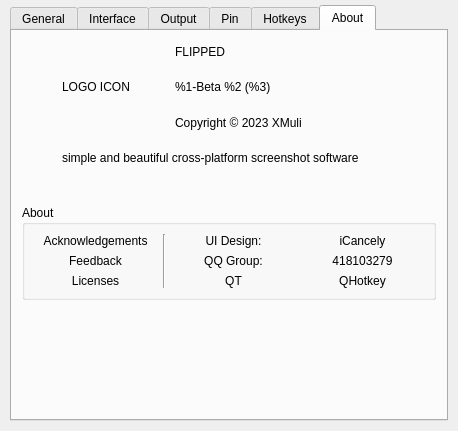
<?xml version="1.0" encoding="UTF-8"?>
<ui version="4.0">
 <class>PrefManage</class>
 <widget class="QWidget" name="PrefManage">
  <property name="geometry">
   <rect>
    <x>0</x>
    <y>0</y>
    <width>458</width>
    <height>431</height>
   </rect>
  </property>
  <property name="minimumSize">
   <size>
    <width>450</width>
    <height>0</height>
   </size>
  </property>
  <property name="windowTitle">
   <string>Form</string>
  </property>
  <layout class="QVBoxLayout" name="verticalLayout">
   <property name="spacing">
    <number>5</number>
   </property>
   <property name="leftMargin">
    <number>10</number>
   </property>
   <property name="topMargin">
    <number>5</number>
   </property>
   <property name="rightMargin">
    <number>10</number>
   </property>
   <property name="bottomMargin">
    <number>10</number>
   </property>
   <item>
    <widget class="QTabWidget" name="tabWidget">
     <property name="enabled">
      <bool>true</bool>
     </property>
     <property name="tabShape">
      <enum>QTabWidget::Rounded</enum>
     </property>
     <property name="currentIndex">
      <number>5</number>
     </property>
     <widget class="QWidget" name="tabGeneral">
      <attribute name="title">
       <string>General</string>
      </attribute>
      <layout class="QHBoxLayout" name="horizontalLayout_2">
       <item>
        <layout class="QGridLayout" name="gridLayout" rowstretch="1,1,1,1,3,0" columnstretch="2,3,1">
         <property name="leftMargin">
          <number>10</number>
         </property>
         <property name="topMargin">
          <number>5</number>
         </property>
         <property name="rightMargin">
          <number>10</number>
         </property>
         <property name="bottomMargin">
          <number>10</number>
         </property>
         <property name="spacing">
          <number>5</number>
         </property>
         <item row="2" column="1">
          <widget class="QCheckBox" name="checkBox">
           <property name="text">
            <string>Run on system startup</string>
           </property>
          </widget>
         </item>
         <item row="0" column="2">
          <spacer name="horizontalSpacer">
           <property name="orientation">
            <enum>Qt::Horizontal</enum>
           </property>
           <property name="sizeHint" stdset="0">
            <size>
             <width>40</width>
             <height>20</height>
            </size>
           </property>
          </spacer>
         </item>
         <item row="0" column="0">
          <widget class="QLabel" name="label">
           <property name="text">
            <string>Lanuage:</string>
           </property>
           <property name="alignment">
            <set>Qt::AlignRight|Qt::AlignTrailing|Qt::AlignVCenter</set>
           </property>
          </widget>
         </item>
         <item row="3" column="0">
          <widget class="QLabel" name="label_4">
           <property name="text">
            <string>Log Level:</string>
           </property>
           <property name="alignment">
            <set>Qt::AlignRight|Qt::AlignTrailing|Qt::AlignVCenter</set>
           </property>
          </widget>
         </item>
         <item row="3" column="1">
          <widget class="QComboBox" name="comboBox_2">
           <property name="maximumSize">
            <size>
             <width>80</width>
             <height>16777215</height>
            </size>
           </property>
          </widget>
         </item>
         <item row="1" column="1">
          <widget class="QPushButton" name="pushButton">
           <property name="maximumSize">
            <size>
             <width>80</width>
             <height>16777215</height>
            </size>
           </property>
           <property name="text">
            <string>PushButton</string>
           </property>
          </widget>
         </item>
         <item row="2" column="0">
          <widget class="QLabel" name="label_3">
           <property name="text">
            <string>Launch:</string>
           </property>
           <property name="alignment">
            <set>Qt::AlignRight|Qt::AlignTrailing|Qt::AlignVCenter</set>
           </property>
          </widget>
         </item>
         <item row="0" column="1">
          <widget class="QComboBox" name="comboBox">
           <property name="maximumSize">
            <size>
             <width>80</width>
             <height>16777215</height>
            </size>
           </property>
          </widget>
         </item>
         <item row="1" column="0">
          <widget class="QLabel" name="label_2">
           <property name="text">
            <string>Font:</string>
           </property>
           <property name="alignment">
            <set>Qt::AlignRight|Qt::AlignTrailing|Qt::AlignVCenter</set>
           </property>
          </widget>
         </item>
         <item row="4" column="1">
          <spacer name="verticalSpacer">
           <property name="orientation">
            <enum>Qt::Vertical</enum>
           </property>
           <property name="sizeHint" stdset="0">
            <size>
             <width>20</width>
             <height>40</height>
            </size>
           </property>
          </spacer>
         </item>
         <item row="5" column="0" colspan="3">
          <layout class="QHBoxLayout" name="horizontalLayout" stretch="7,0">
           <property name="spacing">
            <number>0</number>
           </property>
           <item>
            <spacer name="horizontalSpacer_2">
             <property name="orientation">
              <enum>Qt::Horizontal</enum>
             </property>
             <property name="sizeHint" stdset="0">
              <size>
               <width>40</width>
               <height>20</height>
              </size>
             </property>
            </spacer>
           </item>
           <item>
            <widget class="QPushButton" name="pushButton_2">
             <property name="maximumSize">
              <size>
               <width>80</width>
               <height>16777215</height>
              </size>
             </property>
             <property name="text">
              <string>Reset</string>
             </property>
            </widget>
           </item>
          </layout>
         </item>
        </layout>
       </item>
      </layout>
     </widget>
     <widget class="QWidget" name="tabInterface">
      <attribute name="title">
       <string>Interface</string>
      </attribute>
      <layout class="QHBoxLayout" name="horizontalLayout_4">
       <item>
        <layout class="QGridLayout" name="gridLayout_2" rowstretch="0,0,0,0,0,0,0,0,0,0,0,0" columnstretch="7,0,0">
         <property name="leftMargin">
          <number>10</number>
         </property>
         <property name="topMargin">
          <number>5</number>
         </property>
         <property name="rightMargin">
          <number>10</number>
         </property>
         <property name="bottomMargin">
          <number>10</number>
         </property>
         <property name="spacing">
          <number>5</number>
         </property>
         <item row="0" column="0">
          <widget class="QLabel" name="label_5">
           <property name="text">
            <string>Border Style:</string>
           </property>
           <property name="alignment">
            <set>Qt::AlignRight|Qt::AlignTrailing|Qt::AlignVCenter</set>
           </property>
          </widget>
         </item>
         <item row="6" column="0" colspan="3">
          <widget class="Line" name="line_2">
           <property name="orientation">
            <enum>Qt::Horizontal</enum>
           </property>
          </widget>
         </item>
         <item row="3" column="0" colspan="3">
          <widget class="Line" name="line">
           <property name="maximumSize">
            <size>
             <width>16777215</width>
             <height>3</height>
            </size>
           </property>
           <property name="orientation">
            <enum>Qt::Horizontal</enum>
           </property>
          </widget>
         </item>
         <item row="0" column="1">
          <widget class="QComboBox" name="comboBox_3">
           <property name="maximumSize">
            <size>
             <width>80</width>
             <height>16777215</height>
            </size>
           </property>
          </widget>
         </item>
         <item row="2" column="1">
          <widget class="QSpinBox" name="spinBox">
           <property name="maximumSize">
            <size>
             <width>80</width>
             <height>16777215</height>
            </size>
           </property>
           <property name="maximum">
            <number>100</number>
           </property>
          </widget>
         </item>
         <item row="9" column="1">
          <widget class="QCheckBox" name="checkBox_3">
           <property name="text">
            <string>Auto copy to clipboard</string>
           </property>
          </widget>
         </item>
         <item row="2" column="0">
          <widget class="QLabel" name="label_6">
           <property name="text">
            <string>Border Width:</string>
           </property>
           <property name="alignment">
            <set>Qt::AlignRight|Qt::AlignTrailing|Qt::AlignVCenter</set>
           </property>
          </widget>
         </item>
         <item row="4" column="0">
          <widget class="QLabel" name="label_7">
           <property name="text">
            <string>Crosshair Color:</string>
           </property>
           <property name="alignment">
            <set>Qt::AlignRight|Qt::AlignTrailing|Qt::AlignVCenter</set>
           </property>
          </widget>
         </item>
         <item row="11" column="0" colspan="3">
          <layout class="QHBoxLayout" name="horizontalLayout_3" stretch="7,3">
           <property name="spacing">
            <number>0</number>
           </property>
           <item>
            <spacer name="horizontalSpacer_3">
             <property name="orientation">
              <enum>Qt::Horizontal</enum>
             </property>
             <property name="sizeHint" stdset="0">
              <size>
               <width>40</width>
               <height>20</height>
              </size>
             </property>
            </spacer>
           </item>
           <item>
            <widget class="QPushButton" name="pushButton_3">
             <property name="maximumSize">
              <size>
               <width>80</width>
               <height>16777215</height>
              </size>
             </property>
             <property name="text">
              <string>Reset</string>
             </property>
            </widget>
           </item>
          </layout>
         </item>
         <item row="0" column="2">
          <spacer name="horizontalSpacer_4">
           <property name="orientation">
            <enum>Qt::Horizontal</enum>
           </property>
           <property name="sizeHint" stdset="0">
            <size>
             <width>40</width>
             <height>20</height>
            </size>
           </property>
          </spacer>
         </item>
         <item row="5" column="1">
          <widget class="QSpinBox" name="spinBox_2">
           <property name="maximumSize">
            <size>
             <width>80</width>
             <height>16777215</height>
            </size>
           </property>
           <property name="maximum">
            <number>100</number>
           </property>
          </widget>
         </item>
         <item row="1" column="0">
          <widget class="QLabel" name="label_8">
           <property name="text">
            <string>Border Color</string>
           </property>
           <property name="alignment">
            <set>Qt::AlignRight|Qt::AlignTrailing|Qt::AlignVCenter</set>
           </property>
          </widget>
         </item>
         <item row="10" column="1">
          <spacer name="verticalSpacer_2">
           <property name="orientation">
            <enum>Qt::Vertical</enum>
           </property>
           <property name="sizeHint" stdset="0">
            <size>
             <width>20</width>
             <height>40</height>
            </size>
           </property>
          </spacer>
         </item>
         <item row="7" column="1">
          <widget class="QCheckBox" name="checkBox_2">
           <property name="text">
            <string>Smart window</string>
           </property>
          </widget>
         </item>
         <item row="8" column="1">
          <widget class="QCheckBox" name="checkBox_4">
           <property name="text">
            <string>Crosshair</string>
           </property>
          </widget>
         </item>
         <item row="5" column="0">
          <widget class="QLabel" name="label_9">
           <property name="text">
            <string>Crosshair Width:</string>
           </property>
           <property name="alignment">
            <set>Qt::AlignRight|Qt::AlignTrailing|Qt::AlignVCenter</set>
           </property>
          </widget>
         </item>
        </layout>
       </item>
      </layout>
     </widget>
     <widget class="QWidget" name="tabOutput">
      <attribute name="title">
       <string>Output</string>
      </attribute>
      <layout class="QHBoxLayout" name="horizontalLayout_8">
       <item>
        <layout class="QGridLayout" name="gridLayout_3">
         <property name="leftMargin">
          <number>10</number>
         </property>
         <property name="topMargin">
          <number>5</number>
         </property>
         <property name="rightMargin">
          <number>10</number>
         </property>
         <property name="bottomMargin">
          <number>10</number>
         </property>
         <property name="spacing">
          <number>5</number>
         </property>
         <item row="0" column="0">
          <layout class="QHBoxLayout" name="horizontalLayout_5" stretch="1,1,2">
           <item>
            <widget class="QLabel" name="label_10">
             <property name="text">
              <string>Image quailty:</string>
             </property>
             <property name="alignment">
              <set>Qt::AlignLeading|Qt::AlignLeft|Qt::AlignVCenter</set>
             </property>
            </widget>
           </item>
           <item>
            <widget class="QSpinBox" name="spinBox_3"/>
           </item>
           <item>
            <spacer name="horizontalSpacer_5">
             <property name="orientation">
              <enum>Qt::Horizontal</enum>
             </property>
             <property name="sizeHint" stdset="0">
              <size>
               <width>40</width>
               <height>20</height>
              </size>
             </property>
            </spacer>
           </item>
          </layout>
         </item>
         <item row="4" column="0">
          <layout class="QHBoxLayout" name="horizontalLayout_6" stretch="7,0">
           <property name="spacing">
            <number>0</number>
           </property>
           <item>
            <spacer name="horizontalSpacer_6">
             <property name="orientation">
              <enum>Qt::Horizontal</enum>
             </property>
             <property name="sizeHint" stdset="0">
              <size>
               <width>40</width>
               <height>20</height>
              </size>
             </property>
            </spacer>
           </item>
           <item>
            <widget class="QPushButton" name="pushButton_4">
             <property name="maximumSize">
              <size>
               <width>80</width>
               <height>16777215</height>
              </size>
             </property>
             <property name="text">
              <string>Reset</string>
             </property>
            </widget>
           </item>
          </layout>
         </item>
         <item row="2" column="0">
          <widget class="QGroupBox" name="groupBox">
           <property name="title">
            <string>Path Save</string>
           </property>
           <layout class="QHBoxLayout" name="horizontalLayout_7">
            <item>
             <layout class="QGridLayout" name="gridLayout_4">
              <item row="7" column="2">
               <widget class="QPushButton" name="pushButton_5">
                <property name="maximumSize">
                 <size>
                  <width>80</width>
                  <height>16777215</height>
                 </size>
                </property>
                <property name="text">
                 <string>Change</string>
                </property>
               </widget>
              </item>
              <item row="11" column="0" colspan="3">
               <widget class="QLineEdit" name="lineEdit_4"/>
              </item>
              <item row="10" column="0" colspan="2">
               <widget class="QCheckBox" name="checkBox_5">
                <property name="text">
                 <string>Auto save</string>
                </property>
               </widget>
              </item>
              <item row="5" column="0" colspan="3">
               <widget class="QLineEdit" name="lineEdit_2"/>
              </item>
              <item row="3" column="2">
               <widget class="QPushButton" name="pushButton_6">
                <property name="maximumSize">
                 <size>
                  <width>80</width>
                  <height>16777215</height>
                 </size>
                </property>
                <property name="text">
                 <string>Change</string>
                </property>
               </widget>
              </item>
              <item row="1" column="0" colspan="3">
               <widget class="QLineEdit" name="lineEdit"/>
              </item>
              <item row="9" column="0">
               <spacer name="verticalSpacer_3">
                <property name="orientation">
                 <enum>Qt::Vertical</enum>
                </property>
                <property name="sizeHint" stdset="0">
                 <size>
                  <width>20</width>
                  <height>10</height>
                 </size>
                </property>
               </spacer>
              </item>
              <item row="7" column="0" colspan="2">
               <widget class="QCheckBox" name="checkBox_6">
                <property name="text">
                 <string>Quick save</string>
                </property>
               </widget>
              </item>
              <item row="4" column="0">
               <spacer name="verticalSpacer_4">
                <property name="orientation">
                 <enum>Qt::Vertical</enum>
                </property>
                <property name="sizeHint" stdset="0">
                 <size>
                  <width>20</width>
                  <height>10</height>
                 </size>
                </property>
               </spacer>
              </item>
              <item row="6" column="0">
               <spacer name="verticalSpacer_5">
                <property name="orientation">
                 <enum>Qt::Vertical</enum>
                </property>
                <property name="sizeHint" stdset="0">
                 <size>
                  <width>20</width>
                  <height>10</height>
                 </size>
                </property>
               </spacer>
              </item>
              <item row="10" column="2">
               <widget class="QPushButton" name="pushButton_7">
                <property name="maximumSize">
                 <size>
                  <width>80</width>
                  <height>16777215</height>
                 </size>
                </property>
                <property name="text">
                 <string>Change</string>
                </property>
               </widget>
              </item>
              <item row="8" column="0" colspan="3">
               <widget class="QLineEdit" name="lineEdit_3"/>
              </item>
              <item row="2" column="0">
               <spacer name="verticalSpacer_6">
                <property name="orientation">
                 <enum>Qt::Vertical</enum>
                </property>
                <property name="sizeHint" stdset="0">
                 <size>
                  <width>20</width>
                  <height>10</height>
                 </size>
                </property>
               </spacer>
              </item>
              <item row="3" column="0" colspan="2">
               <widget class="QLabel" name="label_11">
                <property name="text">
                 <string>Config</string>
                </property>
                <property name="alignment">
                 <set>Qt::AlignLeading|Qt::AlignLeft|Qt::AlignVCenter</set>
                </property>
               </widget>
              </item>
              <item row="0" column="0" colspan="2">
               <widget class="QLabel" name="label_12">
                <property name="text">
                 <string>File Name</string>
                </property>
                <property name="alignment">
                 <set>Qt::AlignLeading|Qt::AlignLeft|Qt::AlignVCenter</set>
                </property>
               </widget>
              </item>
             </layout>
            </item>
           </layout>
          </widget>
         </item>
         <item row="3" column="0">
          <spacer name="verticalSpacer_7">
           <property name="orientation">
            <enum>Qt::Vertical</enum>
           </property>
           <property name="sizeHint" stdset="0">
            <size>
             <width>20</width>
             <height>10</height>
            </size>
           </property>
          </spacer>
         </item>
         <item row="1" column="0">
          <spacer name="verticalSpacer_8">
           <property name="orientation">
            <enum>Qt::Vertical</enum>
           </property>
           <property name="sizeHint" stdset="0">
            <size>
             <width>20</width>
             <height>10</height>
            </size>
           </property>
          </spacer>
         </item>
        </layout>
       </item>
      </layout>
     </widget>
     <widget class="QWidget" name="tabPin">
      <attribute name="title">
       <string>Pin</string>
      </attribute>
      <layout class="QHBoxLayout" name="horizontalLayout_10">
       <item>
        <layout class="QGridLayout" name="gridLayout_5" columnstretch="1,1,4,1">
         <property name="leftMargin">
          <number>10</number>
         </property>
         <property name="topMargin">
          <number>5</number>
         </property>
         <property name="rightMargin">
          <number>10</number>
         </property>
         <property name="bottomMargin">
          <number>10</number>
         </property>
         <property name="spacing">
          <number>5</number>
         </property>
         <item row="0" column="1">
          <widget class="QLabel" name="label_13">
           <property name="text">
            <string>Opacity:</string>
           </property>
           <property name="alignment">
            <set>Qt::AlignRight|Qt::AlignTrailing|Qt::AlignVCenter</set>
           </property>
          </widget>
         </item>
         <item row="1" column="1">
          <widget class="QLabel" name="label_14">
           <property name="text">
            <string>Maximum size:</string>
           </property>
           <property name="alignment">
            <set>Qt::AlignRight|Qt::AlignTrailing|Qt::AlignVCenter</set>
           </property>
          </widget>
         </item>
         <item row="1" column="2">
          <widget class="QSpinBox" name="spinBox_4">
           <property name="maximumSize">
            <size>
             <width>80</width>
             <height>16777215</height>
            </size>
           </property>
           <property name="maximum">
            <number>100000</number>
           </property>
          </widget>
         </item>
         <item row="0" column="2">
          <widget class="QSpinBox" name="spinBox_5">
           <property name="maximumSize">
            <size>
             <width>80</width>
             <height>16777215</height>
            </size>
           </property>
           <property name="maximum">
            <number>100</number>
           </property>
          </widget>
         </item>
         <item row="0" column="3">
          <spacer name="horizontalSpacer_7">
           <property name="orientation">
            <enum>Qt::Horizontal</enum>
           </property>
           <property name="sizeHint" stdset="0">
            <size>
             <width>40</width>
             <height>20</height>
            </size>
           </property>
          </spacer>
         </item>
         <item row="2" column="1">
          <spacer name="verticalSpacer_9">
           <property name="orientation">
            <enum>Qt::Vertical</enum>
           </property>
           <property name="sizeHint" stdset="0">
            <size>
             <width>20</width>
             <height>40</height>
            </size>
           </property>
          </spacer>
         </item>
         <item row="0" column="0">
          <spacer name="horizontalSpacer_8">
           <property name="orientation">
            <enum>Qt::Horizontal</enum>
           </property>
           <property name="sizeHint" stdset="0">
            <size>
             <width>40</width>
             <height>20</height>
            </size>
           </property>
          </spacer>
         </item>
         <item row="3" column="0" colspan="4">
          <layout class="QHBoxLayout" name="horizontalLayout_9" stretch="7,0">
           <property name="spacing">
            <number>0</number>
           </property>
           <item>
            <spacer name="horizontalSpacer_9">
             <property name="orientation">
              <enum>Qt::Horizontal</enum>
             </property>
             <property name="sizeHint" stdset="0">
              <size>
               <width>40</width>
               <height>20</height>
              </size>
             </property>
            </spacer>
           </item>
           <item>
            <widget class="QPushButton" name="pushButton_8">
             <property name="maximumSize">
              <size>
               <width>80</width>
               <height>16777215</height>
              </size>
             </property>
             <property name="text">
              <string>Reset</string>
             </property>
            </widget>
           </item>
          </layout>
         </item>
        </layout>
       </item>
      </layout>
     </widget>
     <widget class="QWidget" name="tabHotkeys">
      <attribute name="title">
       <string>Hotkeys</string>
      </attribute>
      <layout class="QHBoxLayout" name="horizontalLayout_12">
       <item>
        <layout class="QGridLayout" name="gridLayout_6" columnminimumwidth="1,1,4">
         <property name="leftMargin">
          <number>10</number>
         </property>
         <property name="topMargin">
          <number>5</number>
         </property>
         <property name="rightMargin">
          <number>10</number>
         </property>
         <property name="bottomMargin">
          <number>10</number>
         </property>
         <property name="spacing">
          <number>5</number>
         </property>
         <item row="2" column="0" colspan="2">
          <widget class="QLabel" name="label_15">
           <property name="text">
            <string>Full screen capture:</string>
           </property>
           <property name="alignment">
            <set>Qt::AlignRight|Qt::AlignTrailing|Qt::AlignVCenter</set>
           </property>
          </widget>
         </item>
         <item row="1" column="0" colspan="2">
          <widget class="QLabel" name="label_16">
           <property name="text">
            <string>Delay capture:</string>
           </property>
           <property name="alignment">
            <set>Qt::AlignRight|Qt::AlignTrailing|Qt::AlignVCenter</set>
           </property>
          </widget>
         </item>
         <item row="3" column="2">
          <spacer name="horizontalSpacer_10">
           <property name="orientation">
            <enum>Qt::Horizontal</enum>
           </property>
           <property name="sizeHint" stdset="0">
            <size>
             <width>13</width>
             <height>17</height>
            </size>
           </property>
          </spacer>
         </item>
         <item row="4" column="0" colspan="3">
          <layout class="QHBoxLayout" name="horizontalLayout_11" stretch="7,0">
           <property name="spacing">
            <number>0</number>
           </property>
           <item>
            <spacer name="horizontalSpacer_11">
             <property name="orientation">
              <enum>Qt::Horizontal</enum>
             </property>
             <property name="sizeHint" stdset="0">
              <size>
               <width>40</width>
               <height>20</height>
              </size>
             </property>
            </spacer>
           </item>
           <item>
            <widget class="QPushButton" name="pushButton_9">
             <property name="maximumSize">
              <size>
               <width>80</width>
               <height>16777215</height>
              </size>
             </property>
             <property name="text">
              <string>Reset</string>
             </property>
            </widget>
           </item>
          </layout>
         </item>
         <item row="0" column="0" colspan="2">
          <widget class="QLabel" name="label_17">
           <property name="text">
            <string>Capture:</string>
           </property>
           <property name="alignment">
            <set>Qt::AlignRight|Qt::AlignTrailing|Qt::AlignVCenter</set>
           </property>
          </widget>
         </item>
         <item row="3" column="0">
          <spacer name="verticalSpacer_10">
           <property name="orientation">
            <enum>Qt::Vertical</enum>
           </property>
           <property name="sizeHint" stdset="0">
            <size>
             <width>1</width>
             <height>20</height>
            </size>
           </property>
          </spacer>
         </item>
        </layout>
       </item>
      </layout>
     </widget>
     <widget class="QWidget" name="tabAbout">
      <attribute name="title">
       <string>About</string>
      </attribute>
      <layout class="QVBoxLayout" name="verticalLayout_2" stretch="5,1,3,4">
       <property name="spacing">
        <number>5</number>
       </property>
       <property name="leftMargin">
        <number>10</number>
       </property>
       <property name="topMargin">
        <number>5</number>
       </property>
       <property name="rightMargin">
        <number>10</number>
       </property>
       <property name="bottomMargin">
        <number>10</number>
       </property>
       <item>
        <layout class="QHBoxLayout" name="horizontalLayout_14" stretch="0,10,0">
         <property name="spacing">
          <number>5</number>
         </property>
         <item>
          <spacer name="horizontalSpacer_12">
           <property name="orientation">
            <enum>Qt::Horizontal</enum>
           </property>
           <property name="sizeHint" stdset="0">
            <size>
             <width>40</width>
             <height>20</height>
            </size>
           </property>
          </spacer>
         </item>
         <item>
          <layout class="QGridLayout" name="gridLayout_8">
           <item row="0" column="1">
            <widget class="QLabel" name="label_27">
             <property name="text">
              <string>FLIPPED</string>
             </property>
            </widget>
           </item>
           <item row="1" column="1" colspan="2">
            <widget class="QLabel" name="label_28">
             <property name="text">
              <string>%1-Beta %2 (%3)</string>
             </property>
            </widget>
           </item>
           <item row="3" column="0" colspan="3">
            <widget class="QLabel" name="label_29">
             <property name="text">
              <string>simple and beautiful cross-platform screenshot software</string>
             </property>
            </widget>
           </item>
           <item row="2" column="1" colspan="2">
            <widget class="QLabel" name="label_30">
             <property name="text">
              <string>Copyright © 2023 XMuli</string>
             </property>
            </widget>
           </item>
           <item row="0" column="0" rowspan="3">
            <widget class="QLabel" name="label_31">
             <property name="text">
              <string>LOGO ICON</string>
             </property>
            </widget>
           </item>
          </layout>
         </item>
         <item>
          <spacer name="horizontalSpacer_13">
           <property name="orientation">
            <enum>Qt::Horizontal</enum>
           </property>
           <property name="sizeHint" stdset="0">
            <size>
             <width>40</width>
             <height>20</height>
            </size>
           </property>
          </spacer>
         </item>
        </layout>
       </item>
       <item>
        <spacer name="verticalSpacer_11">
         <property name="orientation">
          <enum>Qt::Vertical</enum>
         </property>
         <property name="sizeHint" stdset="0">
          <size>
           <width>13</width>
           <height>23</height>
          </size>
         </property>
        </spacer>
       </item>
       <item>
        <widget class="QGroupBox" name="groupBox_2">
         <property name="title">
          <string>About</string>
         </property>
         <layout class="QHBoxLayout" name="horizontalLayout_13">
          <item>
           <layout class="QGridLayout" name="gridLayout_7">
            <item row="0" column="0">
             <widget class="QLabel" name="label_21">
              <property name="text">
               <string>Acknowledgements</string>
              </property>
              <property name="alignment">
               <set>Qt::AlignCenter</set>
              </property>
             </widget>
            </item>
            <item row="0" column="1" rowspan="3">
             <widget class="Line" name="line_3">
              <property name="orientation">
               <enum>Qt::Vertical</enum>
              </property>
             </widget>
            </item>
            <item row="0" column="2">
             <widget class="QLabel" name="label_22">
              <property name="text">
               <string>UI Design:</string>
              </property>
              <property name="alignment">
               <set>Qt::AlignCenter</set>
              </property>
             </widget>
            </item>
            <item row="0" column="3">
             <widget class="QLabel" name="label_23">
              <property name="text">
               <string>iCancely</string>
              </property>
              <property name="alignment">
               <set>Qt::AlignCenter</set>
              </property>
             </widget>
            </item>
            <item row="1" column="0">
             <widget class="QLabel" name="label_18">
              <property name="text">
               <string>Feedback</string>
              </property>
              <property name="alignment">
               <set>Qt::AlignCenter</set>
              </property>
             </widget>
            </item>
            <item row="1" column="2">
             <widget class="QLabel" name="label_19">
              <property name="text">
               <string>QQ Group:</string>
              </property>
              <property name="alignment">
               <set>Qt::AlignCenter</set>
              </property>
             </widget>
            </item>
            <item row="1" column="3">
             <widget class="QLabel" name="label_20">
              <property name="text">
               <string>418103279</string>
              </property>
              <property name="alignment">
               <set>Qt::AlignCenter</set>
              </property>
              <property name="openExternalLinks">
               <bool>true</bool>
              </property>
             </widget>
            </item>
            <item row="2" column="0">
             <widget class="QLabel" name="label_24">
              <property name="text">
               <string>Licenses</string>
              </property>
              <property name="alignment">
               <set>Qt::AlignCenter</set>
              </property>
             </widget>
            </item>
            <item row="2" column="2">
             <widget class="QLabel" name="label_25">
              <property name="text">
               <string>QT</string>
              </property>
              <property name="alignment">
               <set>Qt::AlignCenter</set>
              </property>
             </widget>
            </item>
            <item row="2" column="3">
             <widget class="QLabel" name="label_26">
              <property name="text">
               <string>QHotkey</string>
              </property>
              <property name="alignment">
               <set>Qt::AlignCenter</set>
              </property>
             </widget>
            </item>
           </layout>
          </item>
         </layout>
        </widget>
       </item>
       <item>
        <spacer name="verticalSpacer_13">
         <property name="orientation">
          <enum>Qt::Vertical</enum>
         </property>
         <property name="sizeHint" stdset="0">
          <size>
           <width>20</width>
           <height>40</height>
          </size>
         </property>
        </spacer>
       </item>
      </layout>
     </widget>
    </widget>
   </item>
  </layout>
 </widget>
 <resources/>
 <connections/>
</ui>
